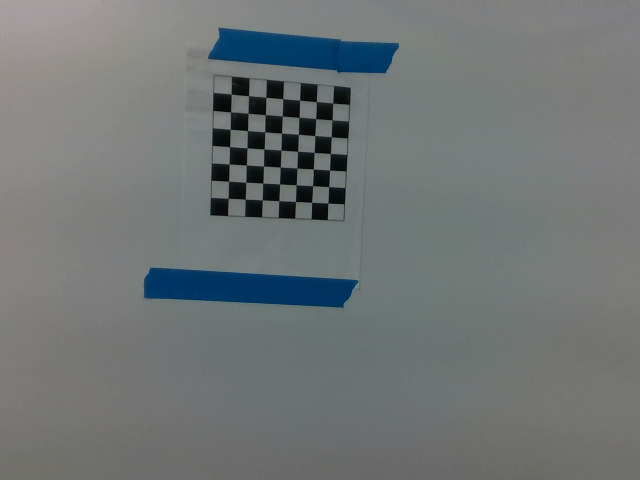
#> input picture 10_Color.png, 640 x 480 px; its folder holds only this picture in this run
$ python Cam_Calibration.py
#> lines starting #> are read from the running program, lines starting #| are printed output that depends on the picture; after the words box and inside, x2 and y2 are one past the last pixel; in counts of white or black regions, pixels touching at a corner belong together
import numpy as np
import cv2 as cv
import glob

# Create (or overwrite) a log file where calibration output will be saved.
log_filename = "calibration_log.txt"
log_file = open(log_filename, "w")

# Termination criteria for corner subpixel accuracy
criteria = (cv.TERM_CRITERIA_EPS + cv.TERM_CRITERIA_MAX_ITER, 30, 0.001)

# Prepare object points for a 7x7 internal corner chessboard
objp = np.zeros((7 * 7, 3), np.float32)
objp[:, :2] = np.mgrid[0:7, 0:7].T.reshape(-1, 2)

# Get all .png images in the current directory
images = glob.glob('*.png')

# Loop through each image
for fname in images:
    # Log the filename being processed.
    log_file.write(f"Processing file: {fname}\n")
    print(f"Processing file: {fname}")

    img = cv.imread(fname)
#> img is the input picture: shape (480, 640, 3); mean B, G, R 117.2, 117.2, 112
    if img is None:
        log_file.write(f"Failed to load image: {fname}\n")
        print(f"Failed to load image: {fname}")
        continue

    gray = cv.cvtColor(img, cv.COLOR_BGR2GRAY)
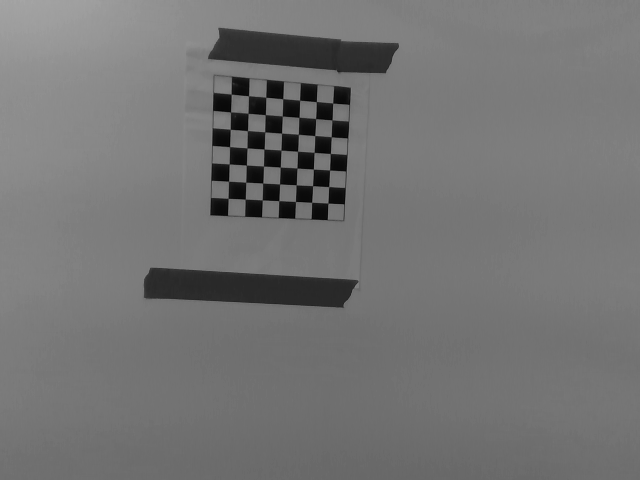
#> gray: shape (480, 640); min 2, max 165, mean 115.6
    # Find the chessboard corners
    ret, corners = cv.findChessboardCorners(gray, (7, 7), None)
#> ret = True; corners = 49 rows, first 8: [231, 94.01], [249.1, 95.5], [265.7, 96.76], [283.3, 98.76], [299.4, 99.58], [316.5, 101.5], [332.5, 102.5], [231.6, 111.5]
    if ret:
        log_file.write(f"Chessboard detected in {fname}\n")
        print(f"Chessboard detected in {fname}")

        # Refine corner locations for better accuracy.
        corners2 = cv.cornerSubPix(gray, corners, (11, 11), (-1, -1), criteria)
#> corners2 = 49 rows, first 8: [231.2, 94.01], [248.5, 95.78], [265.7, 97.19], [282.7, 98.72], [299.6, 100.2], [316.4, 101.6], [332.7, 103.1], [230.5, 112]

        # Prepare the object and image points for calibration (using only this image)
        single_objpoints = [objp]
        single_imgpoints = [corners2]
        img_shape = gray.shape[::-1]  # (width, height)
#> img_shape = (640, 480)

        # Calibrate the camera for this image
        ret_val, camera_matrix, dist_coeffs, rvecs, tvecs = cv.calibrateCamera(
            single_objpoints, single_imgpoints, img_shape, None, None
        )
#> ret_val = 0.0892; camera_matrix = [[947.5, 0, 422.4], [0, 968.3, 348.7], [0, 0, 1]]; dist_coeffs = [[-0.283, 3.02, 0.0232, -0.0125, -9.18]]; rvecs = ([0.202, -0.291, 0.0385],); tvecs = ([-11.13, -14.73, 54.71],)

        # Write the calibration results in a format that can be parsed later.
        log_file.write(f"\nCamera matrix for {fname}:\n")
        # Writing as a list of lists for easier parsing.
        log_file.write(f"{camera_matrix.tolist()}\n")
        log_file.write(f"\nDistortion coefficients for {fname}:\n")
        log_file.write(f"{dist_coeffs.tolist()}\n")
        log_file.write("-" * 60 + "\n")

        # Optionally display the image with the detected chessboard corners.
        cv.drawChessboardCorners(img, (7, 7), corners2, ret)
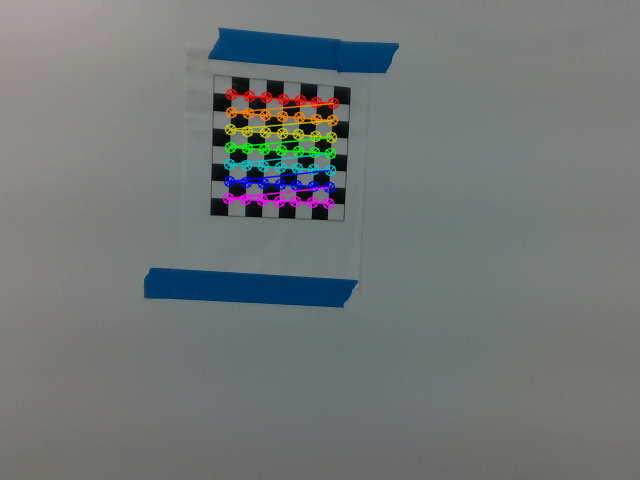
#> img: shape (480, 640, 3); 2.42% of pixels changed, all inside (x1, y1, x2, y2) = (222, 88, 340, 210)
        cv.imshow('img', img)
        log_file.write("Press any key to close this window and proceed to the next image.\n")
        cv.waitKey(0)
    else:
        log_file.write(f"Chessboard NOT detected in {fname}\n")
        print(f"Chessboard NOT detected in {fname}")

# Clean up: close the log file and all OpenCV windows.
log_file.close()
cv.destroyAllWindows()

$ run again, on 5_Color.png
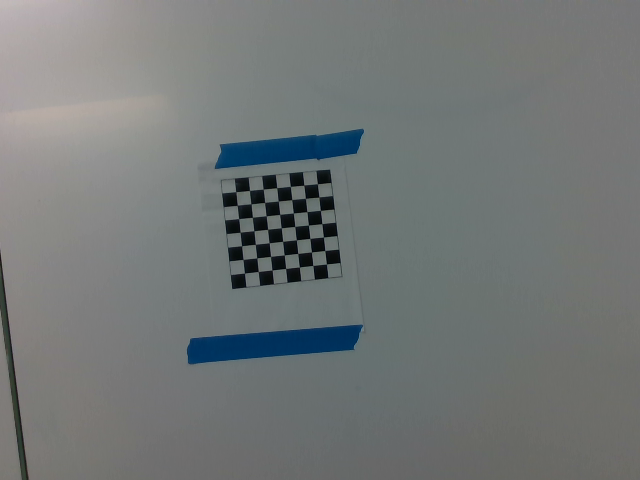
#> input picture 5_Color.png, 640 x 480 px
#> img is the input picture: shape (480, 640, 3); mean B, G, R 118.5, 118.8, 114.3
#> `gray = cv.cvtColor(img, cv.COLOR_BGR2GRAY)`:
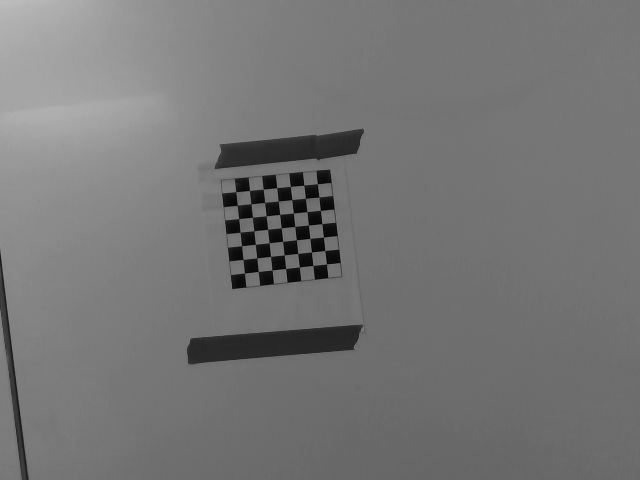
#> gray: shape (480, 640); min 2, max 188, mean 117.3
#> ret = True; corners = 49 rows, first 8: [316.6, 183.6], [319.6, 196.7], [319.7, 209.5], [322.4, 223.8], [322.7, 236.6], [325.2, 250.5], [325.7, 263.7], [304.3, 185.1]
#> corners2 = 49 rows, first 8: [317.3, 183.8], [318.9, 197], [320.4, 210.4], [321.9, 223.6], [323.4, 237], [324.8, 250.5], [326.4, 264], [303.9, 185.2]
#> ret_val = 0.0711; camera_matrix = [[787.2, 0, 291.2], [0, 779.8, 271.7], [0, 0, 1]]; dist_coeffs = [[1.1, -157.8, 0.0391, 0.00326, 6240.7]]; rvecs = ([-0.0788, -0.0988, 1.46],); tvecs = ([1.91, -6.53, 57.26],)
#> `cv.drawChessboardCorners(img, (7, 7), corners2, ret)`:
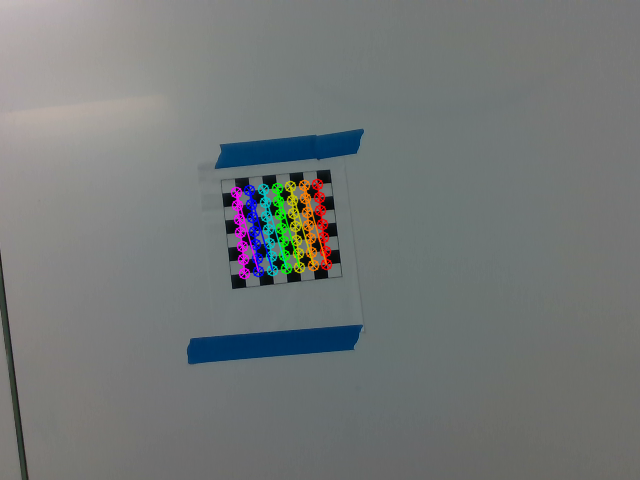
#> img: shape (480, 640, 3); 2.12% of pixels changed, all inside (x1, y1, x2, y2) = (230, 178, 333, 280)

$ run again, on 6_Color.png
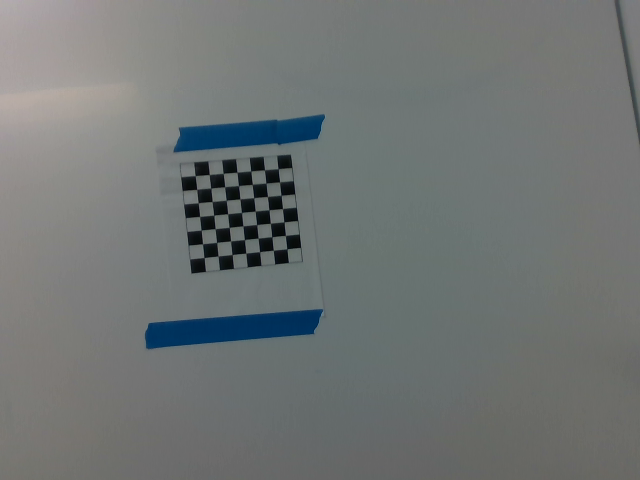
#> input picture 6_Color.png, 640 x 480 px
#> img is the input picture: shape (480, 640, 3); mean B, G, R 115.8, 116.4, 111.8
#> `gray = cv.cvtColor(img, cv.COLOR_BGR2GRAY)`:
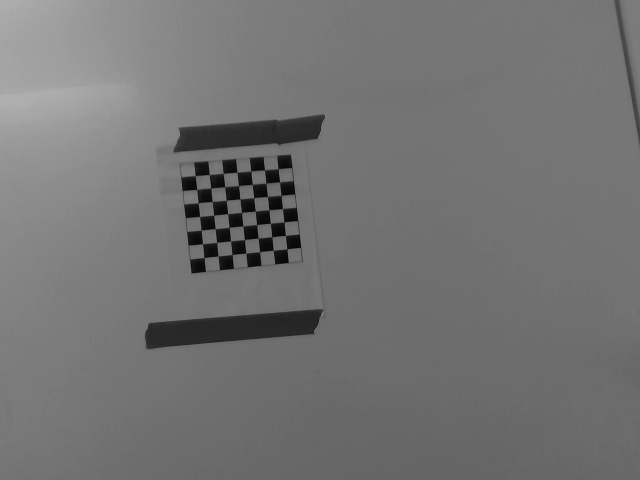
#> gray: shape (480, 640); min 3, max 176, mean 114.9
#> ret = True; corners = 49 rows, first 8: [286.6, 248.8], [273.3, 249.9], [258.8, 251.6], [246.3, 253.2], [231.6, 253.9], [218.2, 255.6], [203.6, 257.2], [285.5, 235.3]
#> corners2 = 49 rows, first 8: [286.8, 248.8], [273.3, 250.2], [259.6, 251.6], [245.8, 253.1], [232.1, 254.5], [218, 256], [204, 257.5], [285.4, 235.4]
#> ret_val = 0.0753; camera_matrix = [[702.3, 0, 343.9], [0, 709.1, 282.5], [0, 0, 1]]; dist_coeffs = [[-0.577, 6.28, 0.00854, -0.0415, -31.22]]; rvecs = ([-0.188, 0.0109, 3.03],); tvecs = ([-4.2, -2.47, 52.02],)
#> `cv.drawChessboardCorners(img, (7, 7), corners2, ret)`:
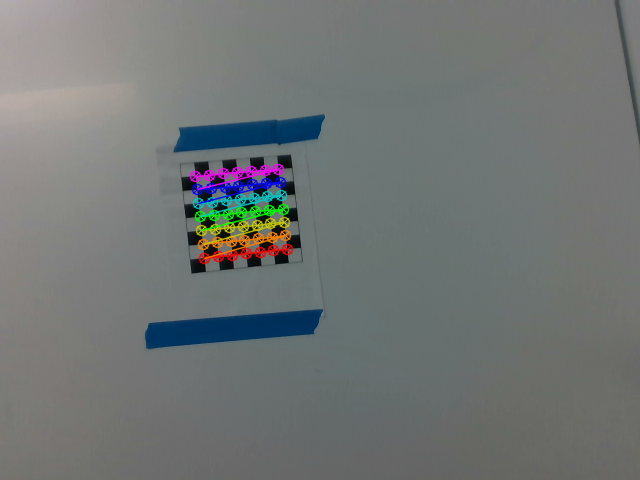
#> img: shape (480, 640, 3); 2.14% of pixels changed, all inside (x1, y1, x2, y2) = (189, 163, 294, 265)

$ run again, on 7_Color.png
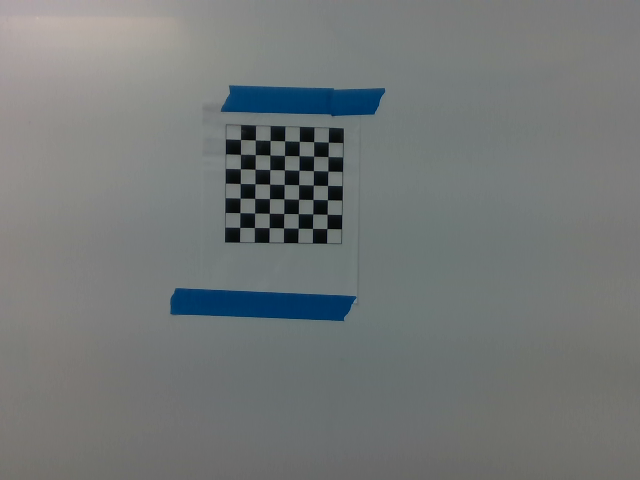
#> input picture 7_Color.png, 640 x 480 px
#> img is the input picture: shape (480, 640, 3); mean B, G, R 119.1, 119.3, 115.2
#> `gray = cv.cvtColor(img, cv.COLOR_BGR2GRAY)`:
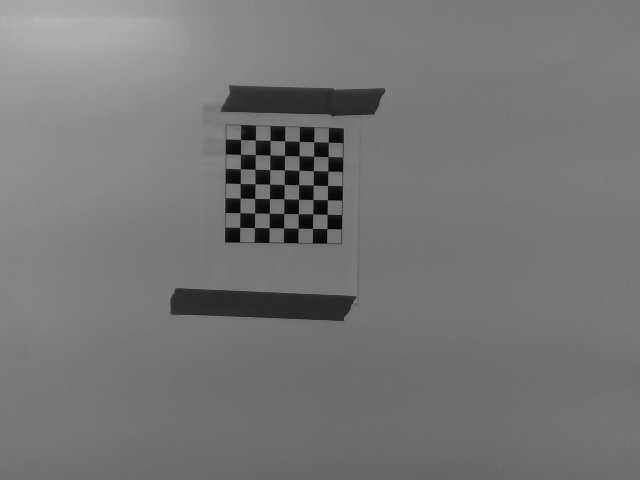
#> gray: shape (480, 640); min 3, max 189, mean 118
#> ret = True; corners = 49 rows, first 8: [240.3, 138.6], [255, 139.9], [270.3, 140.6], [284.9, 141], [299.1, 141.3], [314.1, 142], [327.7, 141.8], [240.5, 153.6]
#> corners2 = 49 rows, first 8: [240.5, 139.5], [255.4, 140.1], [270, 140.4], [284.6, 140.8], [299.3, 141.3], [313.7, 141.7], [328.3, 142.2], [240.5, 154.4]
#> ret_val = 0.0942; camera_matrix = [[295.7, 0, 290.4], [0, 295.2, 252.5], [0, 0, 1]]; dist_coeffs = [[0.0942, -1.09, 0.0117, -0.00186, 3.82]]; rvecs = ([0.0418, -0.0427, 0.0128],); tvecs = ([-3.38, -7.73, 19.99],)
#> `cv.drawChessboardCorners(img, (7, 7), corners2, ret)`:
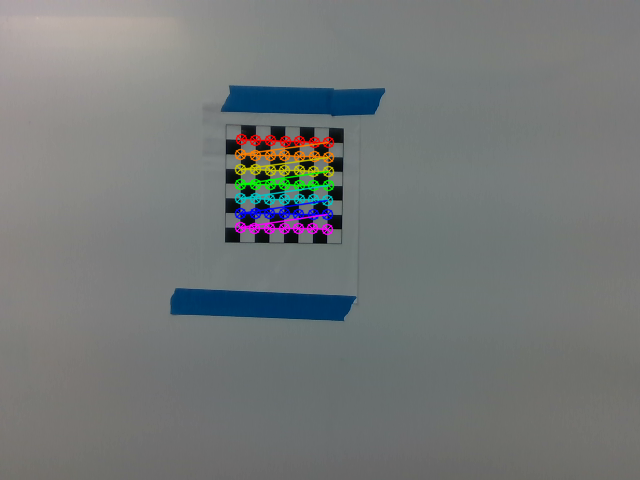
#> img: shape (480, 640, 3); 2.22% of pixels changed, all inside (x1, y1, x2, y2) = (234, 133, 335, 236)

$ run again, on 1_Color.png
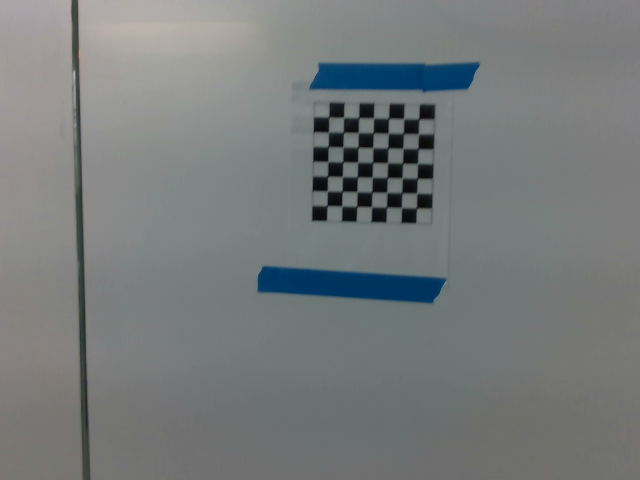
#> input picture 1_Color.png, 640 x 480 px
#> img is the input picture: shape (480, 640, 3); mean B, G, R 123, 123, 118.6
#> `gray = cv.cvtColor(img, cv.COLOR_BGR2GRAY)`:
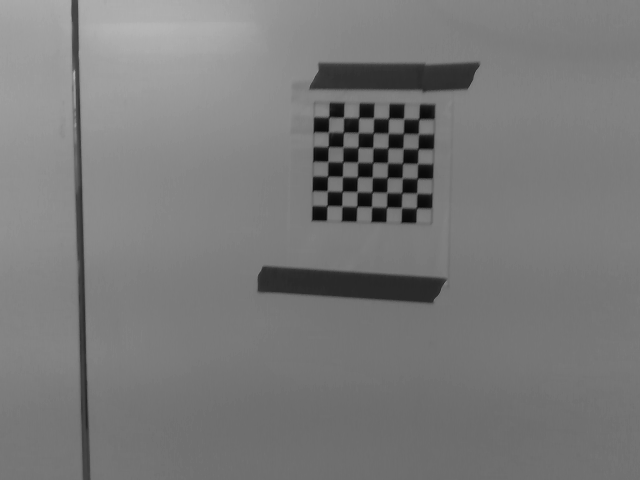
#> gray: shape (480, 640); min 9, max 182, mean 121.6
#> ret = True; corners = 49 rows, first 8: [327.7, 115.2], [342.6, 118.5], [357.4, 115.7], [372.3, 119.9], [387.1, 116.5], [401.9, 120.8], [417.4, 117.3], [328.5, 132.5]
#> corners2 = 49 rows, first 8: [328.7, 117.1], [343.6, 117.4], [358.5, 117.7], [373.6, 118], [388.5, 118.3], [403.7, 118.6], [418.7, 118.9], [328.5, 132.1]
#> ret_val = 0.0655; camera_matrix = [[1285.3, 0, 372.4], [0, 1277.1, 259.4], [0, 0, 1]]; dist_coeffs = [[0.838, -119.2, 0.0194, 0.00961, 4718]]; rvecs = ([0.143, 0.0497, 0.0245],); tvecs = ([-2.92, -9.57, 85.39],)
#> `cv.drawChessboardCorners(img, (7, 7), corners2, ret)`:
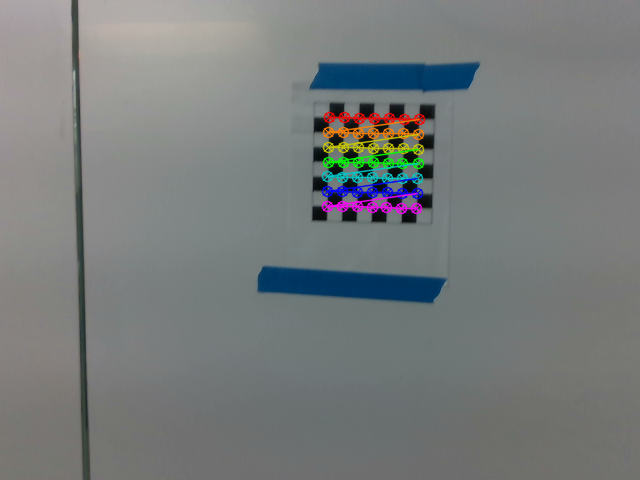
#> img: shape (480, 640, 3); 2.25% of pixels changed, all inside (x1, y1, x2, y2) = (321, 111, 426, 215)
